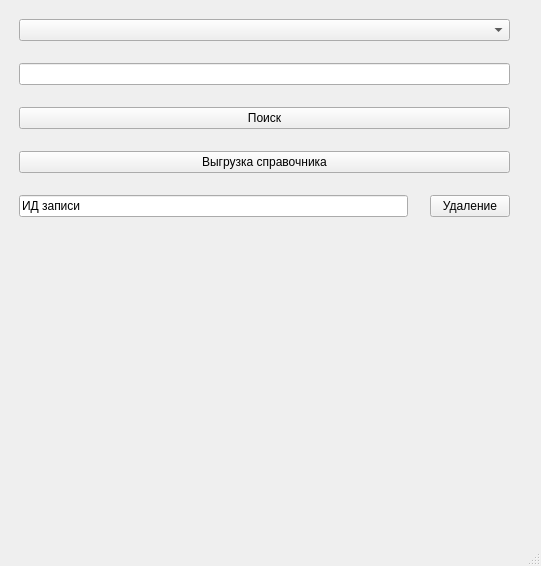
<?xml version="1.0" encoding="UTF-8"?>
<ui version="4.0">
 <class>MainWindow</class>
 <widget class="QMainWindow" name="MainWindow">
  <property name="geometry">
   <rect>
    <x>0</x>
    <y>0</y>
    <width>541</width>
    <height>566</height>
   </rect>
  </property>
  <property name="windowTitle">
   <string>Дейтвия со справочниками</string>
  </property>
  <widget class="QWidget" name="centralwidget">
   <widget class="QWidget" name="verticalLayoutWidget">
    <property name="geometry">
     <rect>
      <x>19</x>
      <y>19</y>
      <width>491</width>
      <height>481</height>
     </rect>
    </property>
    <layout class="QVBoxLayout" name="verticalLayout">
     <property name="spacing">
      <number>22</number>
     </property>
     <item>
      <widget class="QComboBox" name="comboBox">
       <property name="currentText">
        <string/>
       </property>
      </widget>
     </item>
     <item>
      <widget class="QLineEdit" name="lineEdit"/>
     </item>
     <item>
      <widget class="QPushButton" name="pushButton_search">
       <property name="enabled">
        <bool>true</bool>
       </property>
       <property name="mouseTracking">
        <bool>true</bool>
       </property>
       <property name="text">
        <string>Поиск</string>
       </property>
      </widget>
     </item>
     <item>
      <widget class="QPushButton" name="pushButton_unload">
       <property name="text">
        <string>Выгрузка справочника</string>
       </property>
      </widget>
     </item>
     <item>
      <layout class="QHBoxLayout" name="horizontalLayout">
       <item>
        <widget class="QLineEdit" name="lineEdit_2">
         <property name="text">
          <string>ИД записи</string>
         </property>
        </widget>
       </item>
       <item>
        <widget class="QPushButton" name="pushButton_del">
         <property name="text">
          <string>Удаление</string>
         </property>
        </widget>
       </item>
      </layout>
     </item>
     <item>
      <widget class="QLabel" name="label">
       <property name="text">
        <string/>
       </property>
       <property name="alignment">
        <set>Qt::AlignLeading|Qt::AlignLeft|Qt::AlignTop</set>
       </property>
      </widget>
     </item>
    </layout>
   </widget>
  </widget>
  <widget class="QMenuBar" name="menubar">
   <property name="geometry">
    <rect>
     <x>0</x>
     <y>0</y>
     <width>541</width>
     <height>26</height>
    </rect>
   </property>
  </widget>
  <widget class="QStatusBar" name="statusbar"/>
 </widget>
 <resources/>
 <connections/>
</ui>
